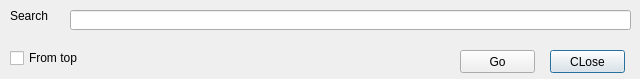
<?xml version="1.0" encoding="UTF-8"?>
<ui version="4.0">
 <class>Dialog</class>
 <widget class="QDialog" name="Dialog">
  <property name="geometry">
   <rect>
    <x>0</x>
    <y>0</y>
    <width>640</width>
    <height>79</height>
   </rect>
  </property>
  <property name="windowTitle">
   <string>Dialog</string>
  </property>
  <widget class="QLabel" name="label">
   <property name="geometry">
    <rect>
     <x>10</x>
     <y>10</y>
     <width>54</width>
     <height>12</height>
    </rect>
   </property>
   <property name="text">
    <string>Search</string>
   </property>
  </widget>
  <widget class="QLineEdit" name="txtSearch">
   <property name="geometry">
    <rect>
     <x>70</x>
     <y>10</y>
     <width>561</width>
     <height>20</height>
    </rect>
   </property>
  </widget>
  <widget class="QPushButton" name="lbClose">
   <property name="geometry">
    <rect>
     <x>550</x>
     <y>50</y>
     <width>75</width>
     <height>23</height>
    </rect>
   </property>
   <property name="text">
    <string>CLose</string>
   </property>
  </widget>
  <widget class="QPushButton" name="lbNext">
   <property name="geometry">
    <rect>
     <x>460</x>
     <y>50</y>
     <width>75</width>
     <height>23</height>
    </rect>
   </property>
   <property name="text">
    <string>Go</string>
   </property>
  </widget>
  <widget class="QCheckBox" name="cbFromtop">
   <property name="geometry">
    <rect>
     <x>10</x>
     <y>50</y>
     <width>151</width>
     <height>16</height>
    </rect>
   </property>
   <property name="text">
    <string>From top</string>
   </property>
  </widget>
 </widget>
 <resources/>
 <connections/>
</ui>
